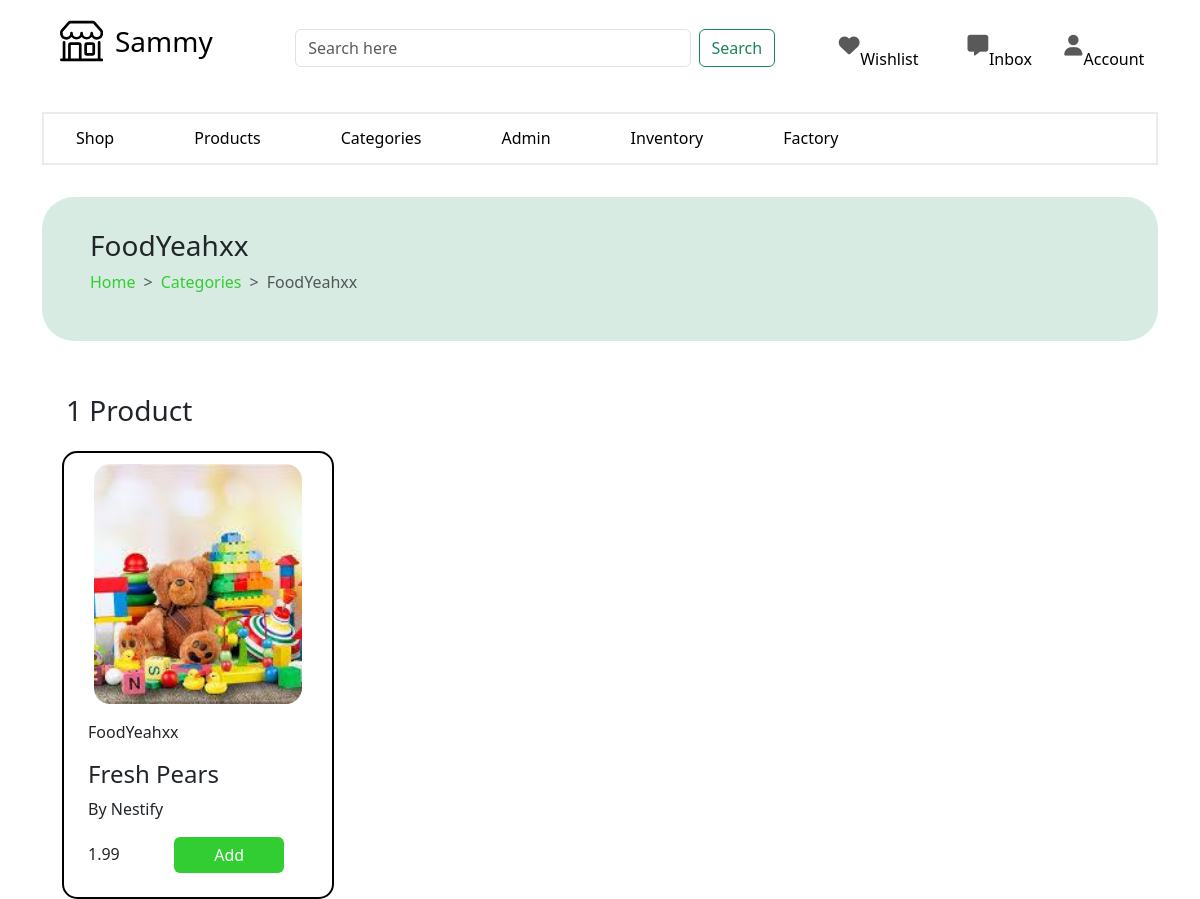
Page /core/owner/home/category/category1663A2B989/ (signed in) on the committed database.
### shop/models.py (models this page shows, shortened)
class Category(models.Model):
    categoryId =  ShortUUIDField(unique=True, length=10, max_length=21, prefix="category", alphabet="ABCDEF0123456789")
    name = models.CharField(max_length=255, default="Food")
    description = models.TextField(blank=False, null=False, default="This is a category")
    image = models.ImageField(upload_to='category_directory_path', blank=True, null=True)
    shop = models.ForeignKey(Shop, related_name='shop_categories', on_delete=models.CASCADE)
    created_at = models.DateTimeField(auto_now_add=True)
    created_by = models.ForeignKey(settings.AUTH_USER_MODEL, on_delete=models.CASCADE, related_name="user_categories")
    class Meta:
        ordering = ('name',)
        verbose_name_plural = 'Categories'
        unique_together = ('created_by', 'name')

class Product(models.Model):
    productId =  ShortUUIDField(unique=True, length=10, max_length=21, prefix="product", alphabet="ABCDEF0123456789")
    name = models.CharField(max_length=255, default="Fresh Pear")
    category = models.ForeignKey(Category, related_name='category_products', on_delete=models.CASCADE)
    image = models.ImageField(upload_to='product_directory_path', blank=True, null=True, default="product.jpg")
    video = models.ForeignKey(ProductVideo, null=True, blank=True, on_delete=models.SET_NULL, related_name="product_on_the_video")
    shop = models.ForeignKey(Shop, related_name='shop_products', on_delete=models.CASCADE)
    description = models.TextField(blank=True, null=True, default="This is the product")
    specifications = models.TextField(blank=True, null=True)
    mfg = models.DateTimeField(auto_now_add=False, null=True, blank=True)
    price = models.DecimalField(max_digits=15, decimal_places=2, default=1.99)
    stock_quantity = models.PositiveIntegerField(default="5")
    created_by = models.ForeignKey(settings.AUTH_USER_MODEL, related_name='user_products', on_delete=models.CASCADE)
    created_at = models.DateTimeField(auto_now_add=True)
    updated_at = models.DateTimeField(auto_now=True)
    tags = TaggableManager(blank=True)
    sku = ShortUUIDField(unique=True, length=4, max_length=10, prefix="sku", alphabet="0123456789")
    class Meta:
        ordering = ('name',)
        unique_together = ('created_by', 'name', 'category')

class Shop(models.Model):
    shopId = ShortUUIDField(unique=True, length=10, max_length=21, prefix="shop", alphabet="ABCDEF0123456789")
    name = models.CharField(max_length=255, default="Nestify")
    description = models.TextField(blank=False, null=False, default="This is a shop")
    image = models.ImageField(upload_to='shop_directory_path', blank=True, null=True)
    address = models.TextField(blank=False, null=False, default="This is my address")
    contact = models.CharField(max_length=255, default="+251 97 654 2331")
    created_at = models.DateTimeField(auto_now_add=True)
    created_by = models.OneToOneField(settings.AUTH_USER_MODEL, on_delete=models.CASCADE, related_name="user_shop")
    class Meta:
        ordering = ('name',)
        unique_together = ('created_by', 'name')

### core/views.py (the view, shortened to what this page needs)
# urls.py: path("owner/home/category/<categoryId>/", views.category_detail, name="category_detail"),
def category_detail(request, categoryId):
    user = request.user
    if user.user_type == 'business_owner':
        try:
            category = Category.objects.get(created_by=user, categoryId=categoryId)
            shop = Shop.objects.get(created_by=user)
        except Category.DoesNotExist:
            messages.error(request, "No category detail available.")
    products = Product.objects.filter(shop=shop, category=category)
    return render(request, "core/owner/category-detail.html", {
        'category': category,
        'products': products,
    })

### templates/core/owner/category-detail.html (shortened to what this page needs)
{% extends "core/owner/owner-base.html" %}
{% block content %}
<section class="category_detail_intro_section">
    <div class="container">
        <div class="intro-section-box">
            <div class="intro-banner">
                <h3>{{ category.name }}</h3>
                <div class="breadcrumb-box">
                    <ol class="breadcrumb">
                        <li class="breadcrumb-item"><a href="{% url 'core:owner_home' %}">Home</a></li>
                        <li class="breadcrumb-item"><a href="{% url 'core:category' %}">Categories</a></li>
                        <li class="breadcrumb-item active" aria-current="page">{{ category.name }}</li>
                      </ol>
                </div>
            </div>
            <div class="product-collection">
                {% if products %}
                    <h3>
                        {% if products.count  == 1 %}
                            1 Product
                        {% else %}
                            {{ products.count  }} Products
                        {% endif %}
                    </h3>
                        <div class="product-collection-box">
                            {% for product in products %}
                                <div class="product-box">
                                    <div class="product-image">
                                        <img src="{{ product.image.url }}" alt="{{ product.name }} image">
                                    </div>
                                    <p>{{ product.category.name }}</p>
                                    <h4>{{ product.name }}</h4>
                                    <p>By {{ product.shop.name }}</p>
                                    <div class="price-and-button">
                                        <p>{{ product.price }}</p>
                                        <a href="#" class="btn add-btn">Add</a>
                                    </div>
                                </div>
                            {% endfor %}
                        </div>
                {% else %}
                    {% if user.user_type == 'business_owner' %}
                        <p>No products available. <a href="#">Click here</a> to create products</p>
                    {% else %}
                        <p>No products available.</p>
                    {% endif %}
                {% endif %}
            </div>
        </div>
    </div>
</section>
{% endblock %}

### rows in the picture
Category: name "FoodYeahxx"
Product: image (picture), category.name "FoodYeahxx", name "Fresh Pears", shop.name "Nestify", price "1.99"
